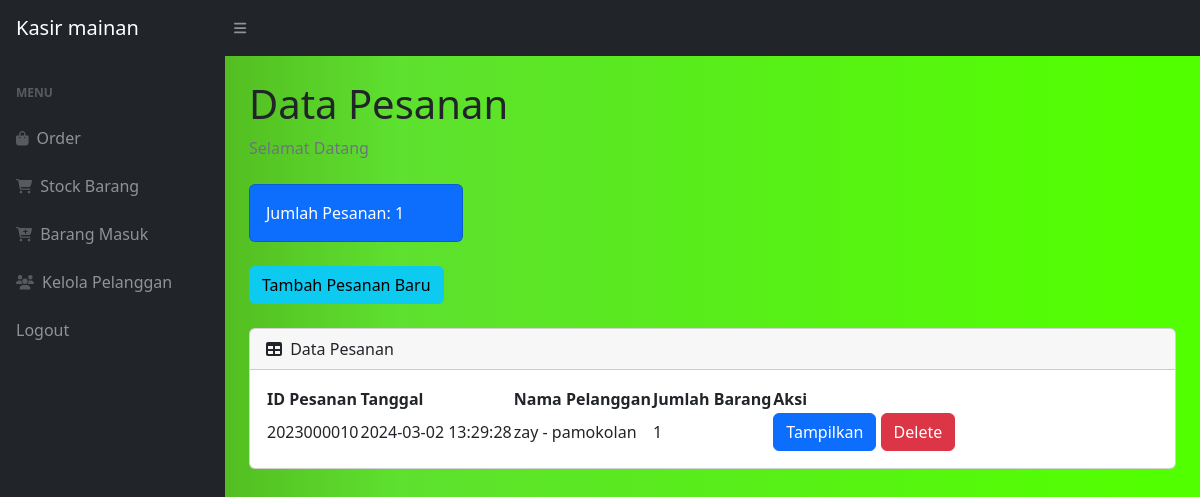
The app's page /index.php (signed in) with its own data.
### tables this page shows
CREATE TABLE `pesanan` (
  `idorder` int(11) NOT NULL,
  `tanggal` timestamp NOT NULL DEFAULT current_timestamp(),
  `idpelanggan` int(11) NOT NULL
);

CREATE TABLE `pelanggan` (
  `idpelanggan` int(11) NOT NULL,
  `namapelanggan` varchar(30) NOT NULL,
  `notelp` varchar(15) NOT NULL,
  `alamat` text NOT NULL
);

### index.php (the view, shortened to what this page needs)
<?php
require 'ceklogin.php';
$h1 = mysqli_query($c,"SELECT * FROM pesanan");
$h2 = mysqli_num_rows($h1);
?>
<!DOCTYPE html>
<html lang="en">
    <head>
        <link href="https://cdn.jsdelivr.net/npm/simple-datatables@7.1.2/dist/style.min.css" rel="stylesheet" />
        <link href="css/styles.css" rel="stylesheet" />
    </head>
    <body class=""style=" background: rgb(69,144,15);
background: linear-gradient(90deg, rgba(69,144,15,1) 0%, rgba(94,224,47,1) 33%, rgba(82,255,0,1) 95%);">
    <body class="sb-nav-fixed">
        <nav class="sb-topnav navbar navbar-expand navbar-dark bg-dark">
            <a class="navbar-brand ps-3" href="index.php">Kasir mainan</a>
            <button class="btn btn-link btn-sm order-1 order-lg-0 me-4 me-lg-0" id="sidebarToggle" href="#!"><i class="fas fa-bars"></i></button>
        </nav>
        <div id="layoutSidenav">
            <div id="layoutSidenav_nav">
                <nav class="sb-sidenav accordion sb-sidenav-dark" id="sidenavAccordion">
                    <div class="sb-sidenav-menu">
                        <div class="nav">
                            <div class="sb-sidenav-menu-heading">Menu</div>
                            <a class="nav-link" href="index.php">
                                <div class="sb-nav-link-icon"><i class="fas fa-shopping-bag"></i></div>
                                Order
                            </a>
                            <a class="nav-link" href="stock.php">
                                <div class="sb-nav-link-icon"><i class="fas fa-shopping-cart"></i></div>
                                Stock Barang
                            </a>
                            <a class="nav-link" href="masuk.php">
                                <div class="sb-nav-link-icon"><i class="fas fa-cart-plus"></i></div>
                                Barang Masuk
                            </a>
                            <a class="nav-link" href="pelanggan.php">
                                <div class="sb-nav-link-icon"><i class="fas fa-users"></i></div>
                                Kelola Pelanggan
                            </a>
                            <a class="nav-link" href="logout.php">
                                Logout
                            </a>
                        </div>
                    </div>
                </nav>
            </div>
            <div id="layoutSidenav_content">
                <main>
                    <div class="container-fluid px-4">
                        <h1 class="mt-4">Data Pesanan</h1>
                        <ol class="breadcrumb mb-4">
                            <li class="breadcrumb-item active">Selamat Datang</li>
                        </ol>
                        <div class="row">
                            <div class="col-xl-3 col-md-6">
                                <div class="card bg-primary text-white mb-4">
                                    <div class="card-body">Jumlah Pesanan: <?=$h2;?></div>
                                </div>
                            </div>
                        </div>
                        <button type="button" class="btn btn-info mb-4" data-bs-toggle="modal" data-bs-target="#myModal">
                            Tambah Pesanan Baru
                        </button>
                        <div class="card mb-4">
                            <div class="card-header">
                                <i class="fas fa-table me-1"></i>
                                Data Pesanan
                            </div>
                            <div class="card-body">
                                <table id="datatablesSimple">
                                    <thead>
                                        <tr>
                                            <th>ID Pesanan</th>
                                            <th>Tanggal</th>
                                            <th>Nama Pelanggan</th>
                                            <th>Jumlah Barang</th>
                                            <th>Aksi</th>
                                        </tr>
                                    </thead>
                                    <tbody>
                                    <?php
                                    $get = mysqli_query($c,"SELECT * FROM pesanan p, pelanggan pl WHERE p.idpelanggan=pl.idpelanggan");
                                    while($p=mysqli_fetch_array($get)){
                                    $idorder = $p['idorder'];
                                    $tanggal = $p['tanggal'];
                                    $namapelanggan = $p['namapelanggan'];
                                    $alamat = $p['alamat'];
                                    $hitungjumlah = mysqli_query($c,"SELECT * FROM detailpesanan WHERE idpesanan='$idorder'");
                                    $jumlah = mysqli_num_rows($hitungjumlah);
                                    ?>
                                        <tr>
                                            <td><?=$idorder;?></td>
                                            <td><?=$tanggal;?></td>
                                            <td><?=$namapelanggan;?> - <?=$alamat;?></td>
                                            <td><?=$jumlah;?></td>
                                            <td>
                                                <a href="view.php?idp=<?=$idorder;?>" class="btn btn-primary" target="blank">Tampilkan</a>
                                                <button type="button" class="btn btn-danger" data-bs-toggle="modal" data-bs-target="#delete<?=$idorder;?>">
                                                    Delete
                                                </button>
                                            </td>
                                        </tr>
                                        <?php
                                        };
                                        ?>
                                    </tbody>
                                </table>
                            </div>
                        </div>
                    </div>
                </main>
            </div>
        </div>
    </body>
</html>

### records on screen
pesanan: idorder "2023000010", tanggal "2024-03-02 13:29:28", idpelanggan.namapelanggan "zay", idpelanggan.alamat "pamokolan", jumlah "1"

### other values on screen
$h2 "1"
